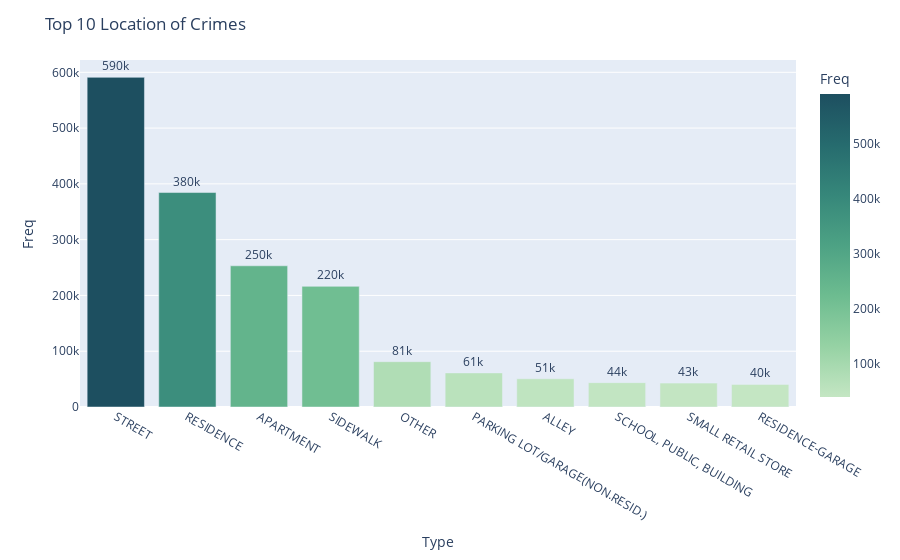

Notebook code for this chart:
### Markdown cell above
#### __Top 10 Common location for crimes__

### Code cell
# Where does crimes happens the most?
plot_counts2(c_crime_df["Location Description"], "Top 10 Location of Crimes")

### Figure 1 — Plotly figure (JSON) as saved in the notebook; plotly's stock layout.template omitted (floating-point values rounded to 4 significant figures)
{"data": [{"alignmentgroup": "True", "hovertemplate": "Type=%{x}<br>Freq=%{marker.color}<extra></extra>", "legendgroup": "", "marker": {"color": [590954, 384471, 253114, 216275, 81243, 61109, 50652, 43678, 42803, 40478], "coloraxis": "coloraxis", "pattern": {"shape": ""}}, "name": "", "offsetgroup": "", "orientation": "v", "showlegend": false, "text": [590954, 384471, 253114, 216275, 81243, 61109, 50652, 43678, 42803, 40478], "textposition": "outside", "texttemplate": "%{text:.2s}", "type": "bar", "x": ["STREET", "RESIDENCE", "APARTMENT", "SIDEWALK", "OTHER", "PARKING LOT/GARAGE(NON.RESID.)", "ALLEY", "SCHOOL, PUBLIC, BUILDING", "SMALL RETAIL STORE", "RESIDENCE-GARAGE"], "xaxis": "x", "y": [590954, 384471, 253114, 216275, 81243, 61109, 50652, 43678, 42803, 40478], "yaxis": "y"}], "layout": {"autosize": true, "barmode": "relative", "coloraxis": {"colorbar": {"title": {"text": "Freq"}}, "colorscale": [[0, "rgb(196, 230, 195)"], [0.1667, "rgb(150, 210, 164)"], [0.3333, "rgb(109, 188, 144)"], [0.5, "rgb(77, 162, 132)"], [0.6667, "rgb(54, 135, 122)"], [0.8333, "rgb(38, 107, 110)"], [1, "rgb(29, 79, 96)"]]}, "legend": {"tracegroupgap": 0}, "margin": {"t": 60}, "title": {"text": "Top 10 Location of Crimes"}, "uniformtext": {"minsize": 8, "mode": "hide"}, "xaxis": {"anchor": "y", "autorange": true, "domain": [0, 1], "range": [-0.5, 9.5], "title": {"text": "Type"}, "type": "category"}, "yaxis": {"anchor": "x", "autorange": true, "domain": [0, 1], "range": [0, 622100.0], "title": {"text": "Freq"}, "type": "linear"}}}
